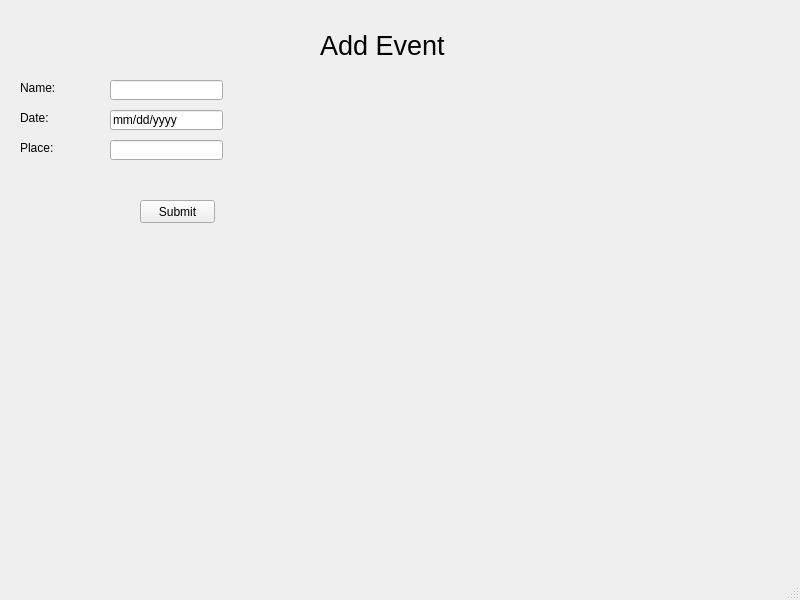
<?xml version="1.0" encoding="UTF-8"?>
<ui version="4.0">
 <class>MainWindow</class>
 <widget class="QMainWindow" name="MainWindow">
  <property name="geometry">
   <rect>
    <x>0</x>
    <y>0</y>
    <width>800</width>
    <height>600</height>
   </rect>
  </property>
  <property name="windowTitle">
   <string>MainWindow</string>
  </property>
  <widget class="QWidget" name="centralwidget">
   <widget class="QLabel" name="title">
    <property name="geometry">
     <rect>
      <x>320</x>
      <y>0</y>
      <width>201</width>
      <height>91</height>
     </rect>
    </property>
    <property name="font">
     <font>
      <pointsize>20</pointsize>
     </font>
    </property>
    <property name="text">
     <string>Add Event</string>
    </property>
   </widget>
   <widget class="QLabel" name="name_label">
    <property name="geometry">
     <rect>
      <x>20</x>
      <y>80</y>
      <width>81</width>
      <height>16</height>
     </rect>
    </property>
    <property name="text">
     <string>Name:</string>
    </property>
   </widget>
   <widget class="QLineEdit" name="name_entry">
    <property name="geometry">
     <rect>
      <x>110</x>
      <y>80</y>
      <width>113</width>
      <height>20</height>
     </rect>
    </property>
    <property name="text">
     <string/>
    </property>
   </widget>
   <widget class="QPushButton" name="submission_button">
    <property name="geometry">
     <rect>
      <x>140</x>
      <y>200</y>
      <width>75</width>
      <height>23</height>
     </rect>
    </property>
    <property name="text">
     <string>Submit</string>
    </property>
   </widget>
   <widget class="QLineEdit" name="date_entry">
    <property name="geometry">
     <rect>
      <x>110</x>
      <y>110</y>
      <width>113</width>
      <height>20</height>
     </rect>
    </property>
    <property name="text">
     <string>mm/dd/yyyy</string>
    </property>
   </widget>
   <widget class="QLabel" name="date_label">
    <property name="geometry">
     <rect>
      <x>20</x>
      <y>110</y>
      <width>81</width>
      <height>16</height>
     </rect>
    </property>
    <property name="text">
     <string>Date:</string>
    </property>
   </widget>
   <widget class="QLineEdit" name="place_entry">
    <property name="geometry">
     <rect>
      <x>110</x>
      <y>140</y>
      <width>113</width>
      <height>20</height>
     </rect>
    </property>
    <property name="text">
     <string/>
    </property>
   </widget>
   <widget class="QLabel" name="date_label_2">
    <property name="geometry">
     <rect>
      <x>20</x>
      <y>140</y>
      <width>81</width>
      <height>16</height>
     </rect>
    </property>
    <property name="text">
     <string>Place:</string>
    </property>
   </widget>
  </widget>
  <widget class="QMenuBar" name="menubar">
   <property name="geometry">
    <rect>
     <x>0</x>
     <y>0</y>
     <width>800</width>
     <height>21</height>
    </rect>
   </property>
  </widget>
  <widget class="QStatusBar" name="statusbar"/>
 </widget>
 <resources/>
 <connections/>
</ui>
